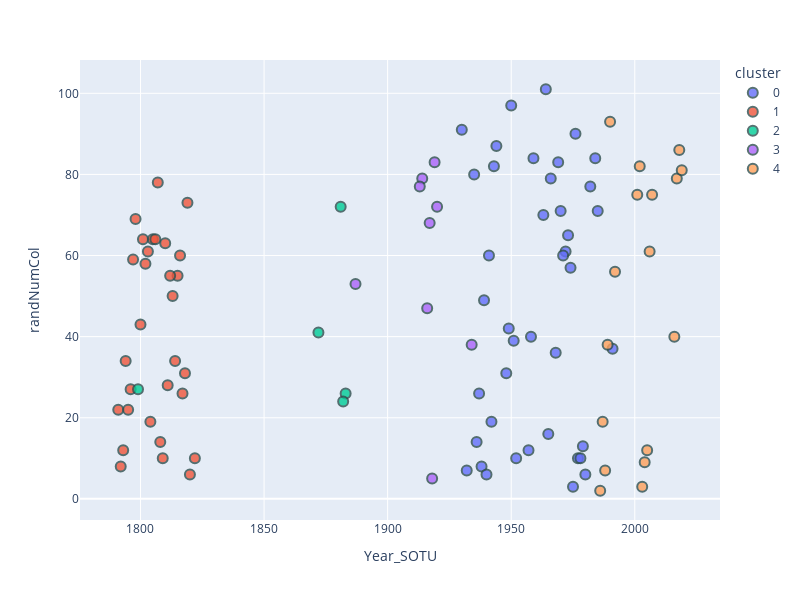

The cell this chart's notebook holds for it:
### Code cell
import plotly.express as px
fig = px.scatter(kl_groups_final, x="Year_SOTU", y="randNumCol", color="cluster", hover_data=['document']
                 ,width=800, height=600)

fig.update_traces(marker=dict(size=10,
                              opacity=0.8,
                              line=dict(width=2,
                                        color='DarkSlateGrey')),
                  selector=dict(mode='markers'))
#fig.show()

### Figure 1 — Plotly figure (JSON) as saved in the notebook; plotly's stock layout.template omitted (floating-point values rounded to 4 significant figures)
{"data": [{"customdata": [["Reagan_1982.txt"], ["Johnson_1969.txt"], ["Hoover_1930.txt"], ["Johnson_1968.txt"], ["Hoover_1932.txt"], ["Reagan_1984.txt"], ["Roosevelt_1938.txt"], ["Truman_1949.txt"], ["Truman_1948.txt"], ["Roosevelt_1939.txt"], ["Reagan_1985.txt"], ["Kennedy_1963.txt"], ["Eisenhower_1959.txt"], ["Eisenhower_1958.txt"], ["BushHW_1991.txt"], ["Roosevelt_1940.txt"], ["Roosevelt_1941.txt"], ["Roosevelt_1943.txt"], ["Roosevelt_1942.txt"], ["Ford_1976.txt"], ["Ford_1977.txt"], ["Ford_1975.txt"], ["Roosevelt_1944.txt"], ["Eisenhower_1957.txt"], ["Roosevelt_1937.txt"], ["Truman_1952.txt"], ["Nixon_1972.txt"], ["Nixon_1973.txt"], ["Roosevelt_1936.txt"], ["Truman_1951.txt"], ["Nixon_1971.txt"], ["Nixon_1970.txt"], ["Truman_1950.txt"], ["Roosevelt_1935.txt"], ["Carter_1980.txt"], ["Johnson_1966.txt"], ["Nixon_1974.txt"], ["Carter_1978.txt"], ["Johnson_1965.txt"], ["Johnson_1964.txt"], ["Carter_1979.txt"]], "hoverlabel": {"namelength": 0}, "hovertemplate": "cluster=0<br>Year_SOTU=%{x}<br>randNumCol=%{y}<br>document=%{customdata[0]}", "legendgroup": "0", "marker": {"color": "#636efa", "line": {"color": "DarkSlateGrey", "width": 2}, "opacity": 0.8, "size": 10, "symbol": "circle"}, "mode": "markers", "name": "0", "showlegend": true, "type": "scatter", "x": ["1982", "1969", "1930", "1968", "1932", "1984", "1938", "1949", "1948", "1939", "1985", "1963", "1959", "1958", "1991", "1940", "1941", "1943", "1942", "1976", "1977", "1975", "1944", "1957", "1937", "1952", "1972", "1973", "1936", "1951", "1971", "1970", "1950", "1935", "1980", "1966", "1974", "1978", "1965", "1964", "1979"], "xaxis": "x", "y": [77, 83, 91, 36, 7, 84, 8, 42, 31, 49, 71, 70, 84, 40, 37, 6, 60, 82, 19, 90, 10, 3, 87, 12, 26, 10, 61, 65, 14, 39, 60, 71, 97, 80, 6, 79, 57, 10, 16, 101, 13], "yaxis": "y"}, {"customdata": [["Madison_1814.txt"], ["Madison_1815.txt"], ["Madison_1816.txt"], ["Madison_1812.txt"], ["Madison_1813.txt"], ["Madison_1811.txt"], ["Jefferson_1808.txt"], ["Madison_1810.txt"], ["Monroe_1820.txt"], ["Adams_1798.txt"], ["Monroe_1822.txt"], ["Monroe_1819.txt"], ["Monroe_1818.txt"], ["Washington_1791.txt"], ["Adams_1800.txt"], ["Washington_1793.txt"], ["Washington_1792.txt"], ["Monroe_1817.txt"], ["Washington_1796.txt"], ["Washington_1795.txt"], ["Adams_1797.txt"], ["Washington_1794.txt"], ["Madison_1809.txt"], ["Jefferson_1805.txt"], ["Jefferson_1804.txt"], ["Jefferson_1806.txt"], ["Jefferson_1807.txt"], ["Jefferson_1803.txt"], ["Jefferson_1802.txt"], ["Jefferson_1801.txt"]], "hoverlabel": {"namelength": 0}, "hovertemplate": "cluster=1<br>Year_SOTU=%{x}<br>randNumCol=%{y}<br>document=%{customdata[0]}", "legendgroup": "1", "marker": {"color": "#EF553B", "line": {"color": "DarkSlateGrey", "width": 2}, "opacity": 0.8, "size": 10, "symbol": "circle"}, "mode": "markers", "name": "1", "showlegend": true, "type": "scatter", "x": ["1814", "1815", "1816", "1812", "1813", "1811", "1808", "1810", "1820", "1798", "1822", "1819", "1818", "1791", "1800", "1793", "1792", "1817", "1796", "1795", "1797", "1794", "1809", "1805", "1804", "1806", "1807", "1803", "1802", "1801"], "xaxis": "x", "y": [34, 55, 60, 55, 50, 28, 14, 63, 6, 69, 10, 73, 31, 22, 43, 12, 8, 26, 27, 22, 59, 34, 10, 64, 19, 64, 78, 61, 58, 64], "yaxis": "y"}, {"customdata": [["Adams_1799.txt"], ["Grant_1872.txt"], ["Arthur_1883.txt"], ["Arthur_1882.txt"], ["Arthur_1881.txt"]], "hoverlabel": {"namelength": 0}, "hovertemplate": "cluster=2<br>Year_SOTU=%{x}<br>randNumCol=%{y}<br>document=%{customdata[0]}", "legendgroup": "2", "marker": {"color": "#00cc96", "line": {"color": "DarkSlateGrey", "width": 2}, "opacity": 0.8, "size": 10, "symbol": "circle"}, "mode": "markers", "name": "2", "showlegend": true, "type": "scatter", "x": ["1799", "1872", "1883", "1882", "1881"], "xaxis": "x", "y": [27, 41, 26, 24, 72], "yaxis": "y"}, {"customdata": [["Wilson_1914.txt"], ["Wilson_1917.txt"], ["Wilson_1916.txt"], ["Wilson_1913.txt"], ["Cleveland_1887.txt"], ["Wilson_1920.txt"], ["Roosevelt_1934.txt"], ["Wilson_1918.txt"], ["Wilson_1919.txt"]], "hoverlabel": {"namelength": 0}, "hovertemplate": "cluster=3<br>Year_SOTU=%{x}<br>randNumCol=%{y}<br>document=%{customdata[0]}", "legendgroup": "3", "marker": {"color": "#ab63fa", "line": {"color": "DarkSlateGrey", "width": 2}, "opacity": 0.8, "size": 10, "symbol": "circle"}, "mode": "markers", "name": "3", "showlegend": true, "type": "scatter", "x": ["1914", "1917", "1916", "1913", "1887", "1920", "1934", "1918", "1919"], "xaxis": "x", "y": [79, 68, 47, 77, 53, 72, 38, 5, 83], "yaxis": "y"}, {"customdata": [["Reagan_1987.txt"], ["Reagan_1986.txt"], ["Trump_2017.txt"], ["Obama_2016.txt"], ["BushHW_1992.txt"], ["BushHW_1990.txt"], ["BushHW_1989.txt"], ["Trump_2019.txt"], ["Trump_2018.txt"], ["BushW_2005.txt"], ["BushW_2004.txt"], ["Reagan_1988.txt"], ["BushW_2006.txt"], ["BushW_2007.txt"], ["BushW_2003.txt"], ["BushW_2002.txt"], ["BushW_2001.txt"]], "hoverlabel": {"namelength": 0}, "hovertemplate": "cluster=4<br>Year_SOTU=%{x}<br>randNumCol=%{y}<br>document=%{customdata[0]}", "legendgroup": "4", "marker": {"color": "#FFA15A", "line": {"color": "DarkSlateGrey", "width": 2}, "opacity": 0.8, "size": 10, "symbol": "circle"}, "mode": "markers", "name": "4", "showlegend": true, "type": "scatter", "x": ["1987", "1986", "2017", "2016", "1992", "1990", "1989", "2019", "2018", "2005", "2004", "1988", "2006", "2007", "2003", "2002", "2001"], "xaxis": "x", "y": [19, 2, 79, 40, 56, 93, 38, 81, 86, 12, 9, 7, 61, 75, 3, 82, 75], "yaxis": "y"}], "layout": {"height": 600, "legend": {"title": {"text": "cluster"}, "tracegroupgap": 0}, "margin": {"t": 60}, "width": 800, "xaxis": {"anchor": "y", "domain": [0, 1], "title": {"text": "Year_SOTU"}}, "yaxis": {"anchor": "x", "domain": [0, 1], "title": {"text": "randNumCol"}}}}
